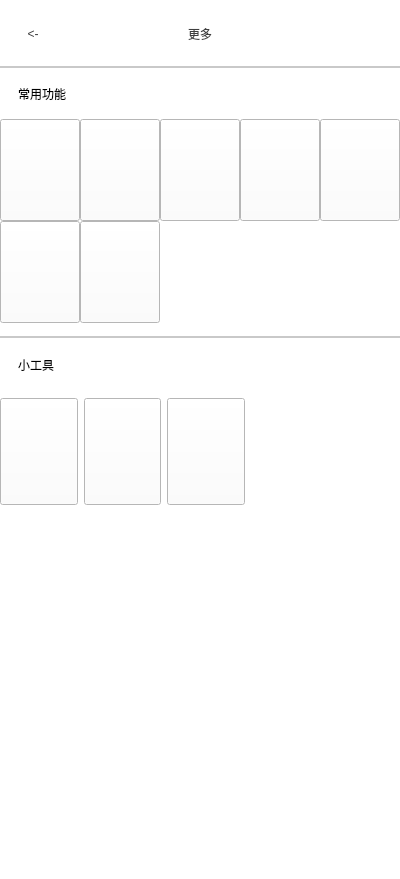
<?xml version="1.0" encoding="UTF-8"?>
<ui version="4.0">
 <class>MorePage</class>
 <widget class="QWidget" name="MorePage">
  <property name="geometry">
   <rect>
    <x>0</x>
    <y>0</y>
    <width>400</width>
    <height>879</height>
   </rect>
  </property>
  <property name="windowTitle">
   <string>Form</string>
  </property>
  <property name="styleSheet">
   <string notr="true">background-color: rgb(255, 255, 255);</string>
  </property>
  <layout class="QGridLayout" name="gridLayout_2">
   <property name="leftMargin">
    <number>0</number>
   </property>
   <property name="topMargin">
    <number>0</number>
   </property>
   <property name="rightMargin">
    <number>0</number>
   </property>
   <property name="bottomMargin">
    <number>0</number>
   </property>
   <property name="spacing">
    <number>0</number>
   </property>
   <item row="0" column="0">
    <widget class="QWidget" name="backgroundwidget" native="true">
     <layout class="QGridLayout" name="gridLayout" rowstretch="1,4,8">
      <property name="leftMargin">
       <number>0</number>
      </property>
      <property name="topMargin">
       <number>0</number>
      </property>
      <property name="rightMargin">
       <number>0</number>
      </property>
      <property name="bottomMargin">
       <number>0</number>
      </property>
      <property name="spacing">
       <number>0</number>
      </property>
      <item row="0" column="0">
       <widget class="QWidget" name="titlewidget" native="true">
        <property name="styleSheet">
         <string notr="true">#titlewidget{
border-bottom:2px ;
border-color: rgba(140,140,140,120);
border-style: solid;
}</string>
        </property>
        <layout class="QHBoxLayout" name="horizontalLayout" stretch="1,6,1">
         <property name="spacing">
          <number>0</number>
         </property>
         <item>
          <widget class="QPushButton" name="pushButton_return">
           <property name="sizePolicy">
            <sizepolicy hsizetype="Expanding" vsizetype="Expanding">
             <horstretch>0</horstretch>
             <verstretch>0</verstretch>
            </sizepolicy>
           </property>
           <property name="styleSheet">
            <string notr="true">border:none;
font: 75 28pt &quot;微软雅黑&quot;;
color: rgb(62, 62, 62);</string>
           </property>
           <property name="text">
            <string>&lt;-</string>
           </property>
          </widget>
         </item>
         <item>
          <widget class="QLabel" name="titlelabel">
           <property name="sizePolicy">
            <sizepolicy hsizetype="Expanding" vsizetype="Expanding">
             <horstretch>0</horstretch>
             <verstretch>0</verstretch>
            </sizepolicy>
           </property>
           <property name="styleSheet">
            <string notr="true">font: 22pt &quot;微软雅黑&quot;;
color: rgb(62, 62, 62);</string>
           </property>
           <property name="text">
            <string>更多</string>
           </property>
           <property name="alignment">
            <set>Qt::AlignCenter</set>
           </property>
          </widget>
         </item>
         <item>
          <widget class="QLabel" name="labelspace">
           <property name="sizePolicy">
            <sizepolicy hsizetype="Expanding" vsizetype="Expanding">
             <horstretch>0</horstretch>
             <verstretch>0</verstretch>
            </sizepolicy>
           </property>
           <property name="text">
            <string/>
           </property>
          </widget>
         </item>
        </layout>
       </widget>
      </item>
      <item row="1" column="0">
       <widget class="QWidget" name="midwidget" native="true">
        <property name="styleSheet">
         <string notr="true">#midwidget{
border-bottom:2px ;
border-color: rgba(140,140,140,120);
border-style: solid;
}</string>
        </property>
        <layout class="QVBoxLayout" name="verticalLayout" stretch="1,2,2">
         <property name="spacing">
          <number>0</number>
         </property>
         <property name="leftMargin">
          <number>0</number>
         </property>
         <property name="topMargin">
          <number>0</number>
         </property>
         <property name="rightMargin">
          <number>0</number>
         </property>
         <property name="bottomMargin">
          <number>15</number>
         </property>
         <item>
          <widget class="QLabel" name="label_midwidgettitle">
           <property name="styleSheet">
            <string notr="true">padding-left:15px;
color: rgb(0, 0, 0);
font: 75 24pt &quot;微软雅黑&quot;;</string>
           </property>
           <property name="text">
            <string>常用功能</string>
           </property>
          </widget>
         </item>
         <item>
          <layout class="QHBoxLayout" name="horizontalLayout_2" stretch="1,1,1,1,1">
           <property name="spacing">
            <number>0</number>
           </property>
           <item>
            <widget class="QPushButton" name="pushButton_Bill">
             <property name="sizePolicy">
              <sizepolicy hsizetype="Expanding" vsizetype="Expanding">
               <horstretch>0</horstretch>
               <verstretch>0</verstretch>
              </sizepolicy>
             </property>
             <property name="styleSheet">
              <string notr="true">border-image: url(:/MorePage/image/BillButtonIcon_InMorePage.jpg);</string>
             </property>
             <property name="text">
              <string/>
             </property>
            </widget>
           </item>
           <item>
            <widget class="QPushButton" name="pushButton_Budget">
             <property name="sizePolicy">
              <sizepolicy hsizetype="Expanding" vsizetype="Expanding">
               <horstretch>0</horstretch>
               <verstretch>0</verstretch>
              </sizepolicy>
             </property>
             <property name="styleSheet">
              <string notr="true">border-image: url(:/MorePage/image/BudgetButtonIcon_InMorePage.jpg);</string>
             </property>
             <property name="text">
              <string/>
             </property>
            </widget>
           </item>
           <item>
            <widget class="QPushButton" name="pushButton_AssetManager">
             <property name="sizePolicy">
              <sizepolicy hsizetype="Expanding" vsizetype="Expanding">
               <horstretch>0</horstretch>
               <verstretch>0</verstretch>
              </sizepolicy>
             </property>
             <property name="styleSheet">
              <string notr="true">border-image: url(:/MorePage/image/AssetManagerButtonIcon_InMorePage.jpg);</string>
             </property>
             <property name="text">
              <string/>
             </property>
            </widget>
           </item>
           <item>
            <widget class="QPushButton" name="pushButton_Shoping">
             <property name="sizePolicy">
              <sizepolicy hsizetype="Expanding" vsizetype="Expanding">
               <horstretch>0</horstretch>
               <verstretch>0</verstretch>
              </sizepolicy>
             </property>
             <property name="styleSheet">
              <string notr="true">border-image: url(:/MorePage/image/ShopingButtonIcon_InMorePage.jpg);</string>
             </property>
             <property name="text">
              <string/>
             </property>
            </widget>
           </item>
           <item>
            <widget class="QPushButton" name="pushButton_BillManage">
             <property name="sizePolicy">
              <sizepolicy hsizetype="Expanding" vsizetype="Expanding">
               <horstretch>0</horstretch>
               <verstretch>0</verstretch>
              </sizepolicy>
             </property>
             <property name="styleSheet">
              <string notr="true">border-image: url(:/MorePage/image/BillManagerButtonIcon_InMorePage.jpg);</string>
             </property>
             <property name="text">
              <string/>
             </property>
            </widget>
           </item>
          </layout>
         </item>
         <item>
          <layout class="QHBoxLayout" name="horizontalLayout_3" stretch="1,1,3">
           <property name="spacing">
            <number>0</number>
           </property>
           <item>
            <widget class="QPushButton" name="pushButton_FamilyBill">
             <property name="sizePolicy">
              <sizepolicy hsizetype="Expanding" vsizetype="Expanding">
               <horstretch>0</horstretch>
               <verstretch>0</verstretch>
              </sizepolicy>
             </property>
             <property name="styleSheet">
              <string notr="true">border-image: url(:/MorePage/image/FamilyBillButtonIcon_InMorePage.jpg);</string>
             </property>
             <property name="text">
              <string/>
             </property>
            </widget>
           </item>
           <item>
            <widget class="QPushButton" name="pushButton_ManageAsset">
             <property name="sizePolicy">
              <sizepolicy hsizetype="Expanding" vsizetype="Expanding">
               <horstretch>0</horstretch>
               <verstretch>0</verstretch>
              </sizepolicy>
             </property>
             <property name="styleSheet">
              <string notr="true">border-image: url(:/MorePage/image/MangeAssetKonwlageButtonIcon_InMorePage.jpg);</string>
             </property>
             <property name="text">
              <string/>
             </property>
            </widget>
           </item>
           <item>
            <spacer name="horizontalSpacer">
             <property name="orientation">
              <enum>Qt::Horizontal</enum>
             </property>
             <property name="sizeHint" stdset="0">
              <size>
               <width>40</width>
               <height>20</height>
              </size>
             </property>
            </spacer>
           </item>
          </layout>
         </item>
        </layout>
       </widget>
      </item>
      <item row="2" column="0">
       <widget class="QWidget" name="bottomwidget" native="true">
        <layout class="QVBoxLayout" name="verticalLayout_2" stretch="1,2,7">
         <property name="spacing">
          <number>6</number>
         </property>
         <property name="leftMargin">
          <number>0</number>
         </property>
         <property name="topMargin">
          <number>0</number>
         </property>
         <property name="rightMargin">
          <number>0</number>
         </property>
         <property name="bottomMargin">
          <number>0</number>
         </property>
         <item>
          <widget class="QLabel" name="labelbottomwidgettitle">
           <property name="styleSheet">
            <string notr="true">padding-left:15px;
color: rgb(0, 0, 0);
font: 75 24pt &quot;微软雅黑&quot;;</string>
           </property>
           <property name="text">
            <string>小工具</string>
           </property>
          </widget>
         </item>
         <item>
          <layout class="QHBoxLayout" name="horizontalLayout_4" stretch="1,1,1,2">
           <item>
            <widget class="QPushButton" name="pushButton_BillHelper">
             <property name="sizePolicy">
              <sizepolicy hsizetype="Expanding" vsizetype="Expanding">
               <horstretch>0</horstretch>
               <verstretch>0</verstretch>
              </sizepolicy>
             </property>
             <property name="styleSheet">
              <string notr="true">border-image: url(:/MorePage/image/BillHelperButtonIcon_InMorePage.jpg);</string>
             </property>
             <property name="text">
              <string/>
             </property>
            </widget>
           </item>
           <item>
            <widget class="QPushButton" name="pushButton_HousingRateCalculate">
             <property name="sizePolicy">
              <sizepolicy hsizetype="Expanding" vsizetype="Expanding">
               <horstretch>0</horstretch>
               <verstretch>0</verstretch>
              </sizepolicy>
             </property>
             <property name="styleSheet">
              <string notr="true">border-image: url(:/MorePage/image/HousingLoanCalculateButtonIcon_InMorePage.jpg);</string>
             </property>
             <property name="text">
              <string/>
             </property>
            </widget>
           </item>
           <item>
            <widget class="QPushButton" name="pushButton_ExchangeRateCalculate">
             <property name="sizePolicy">
              <sizepolicy hsizetype="Expanding" vsizetype="Expanding">
               <horstretch>0</horstretch>
               <verstretch>0</verstretch>
              </sizepolicy>
             </property>
             <property name="styleSheet">
              <string notr="true">border-image: url(:/MorePage/image/ExchangeRateCalculateButtonIcon_InMorePage.jpg);</string>
             </property>
             <property name="text">
              <string/>
             </property>
            </widget>
           </item>
           <item>
            <spacer name="horizontalSpacer_2">
             <property name="orientation">
              <enum>Qt::Horizontal</enum>
             </property>
             <property name="sizeHint" stdset="0">
              <size>
               <width>40</width>
               <height>20</height>
              </size>
             </property>
            </spacer>
           </item>
          </layout>
         </item>
         <item>
          <spacer name="verticalSpacer">
           <property name="orientation">
            <enum>Qt::Vertical</enum>
           </property>
           <property name="sizeHint" stdset="0">
            <size>
             <width>20</width>
             <height>362</height>
            </size>
           </property>
          </spacer>
         </item>
        </layout>
       </widget>
      </item>
     </layout>
    </widget>
   </item>
  </layout>
 </widget>
 <resources/>
 <connections/>
</ui>
